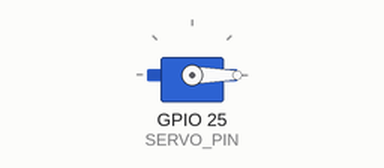
Bench run of a program on a simulated Raspberry Pi (BCM pin numbers). Parts: servo. Servo angles are drawn from the pulse width (0.5 ms = 0°, 2.5 ms = 180°).

Above: at 0.05 s.
At 1.95 s:
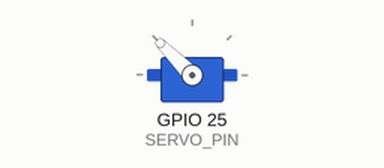
At 9.45 s:
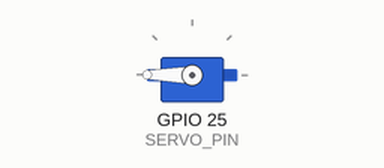
At 18.95 s:
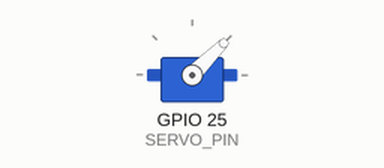
Timing chart, 0 to 24.7 s (numbered marks = the images above):
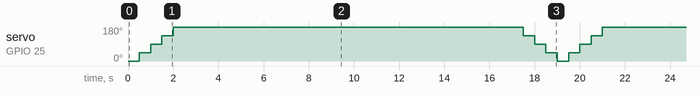

Measured:
- by itself, servo on GPIO 25 (SERVO_PIN): repeats every 19.0 s: 90° 0.50 s, 135° 0.50 s, 180° 15.5 s, 135° 0.50 s, 90° 0.50 s, 45° 0.50 s, 0° 0.50 s, 45° 0.50 s

The program:

pwm.py
```python
import wiringpi2 as wiringpi

#use Broadcom pin numbers
wiringpi.wiringPiSetupGpio()

SERVO_PIN = 25

# configure output on pin
wiringpi.pinMode(SERVO_PIN, 1)

# setup PWM
wiringpi.softPwmCreate(SERVO_PIN, 0, 100)

while True:
  # increase duty cycle by 5, it will speed up the motor
  # or will increase LED brightness
  for i in range(5, 100, 5):
    wiringpi.softPwmWrite(SERVO_PIN, i)
    wiringpi.delay(500)

  # decrease duty cycle by 5, it will slow down the motor
  # or will decrease LED brightness
  for i in range(100, 5, -5):
    wiringpi.softPwmWrite(SERVO_PIN, i)
    wiringpi.delay(500)
```
